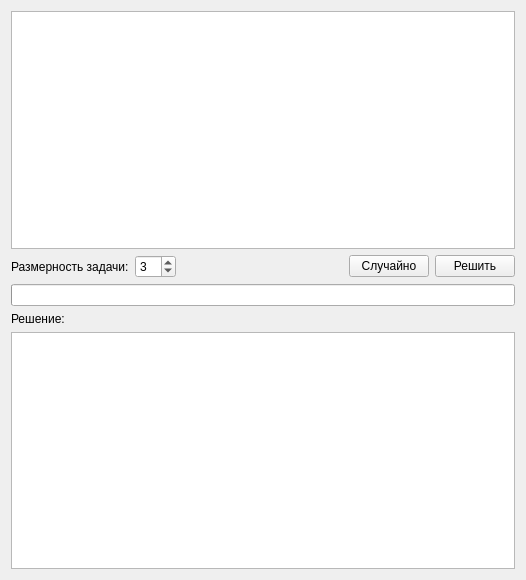
<?xml version="1.0" encoding="UTF-8"?>
<ui version="4.0">
 <class>MainWindow</class>
 <widget class="QMainWindow" name="MainWindow">
  <property name="geometry">
   <rect>
    <x>0</x>
    <y>0</y>
    <width>526</width>
    <height>580</height>
   </rect>
  </property>
  <property name="windowTitle">
   <string>Коалиционные игры</string>
  </property>
  <widget class="QWidget" name="centralWidget">
   <layout class="QVBoxLayout" name="verticalLayout">
    <item>
     <widget class="QTableWidget" name="tableWidget">
      <property name="sizePolicy">
       <sizepolicy hsizetype="Expanding" vsizetype="Expanding">
        <horstretch>0</horstretch>
        <verstretch>0</verstretch>
       </sizepolicy>
      </property>
      <property name="font">
       <font>
        <family>Liberation Mono</family>
       </font>
      </property>
      <property name="editTriggers">
       <set>QAbstractItemView::AllEditTriggers</set>
      </property>
      <property name="selectionMode">
       <enum>QAbstractItemView::NoSelection</enum>
      </property>
      <property name="gridStyle">
       <enum>Qt::SolidLine</enum>
      </property>
      <property name="sortingEnabled">
       <bool>false</bool>
      </property>
      <property name="rowCount">
       <number>0</number>
      </property>
      <property name="columnCount">
       <number>2</number>
      </property>
      <attribute name="horizontalHeaderVisible">
       <bool>false</bool>
      </attribute>
      <attribute name="horizontalHeaderCascadingSectionResizes">
       <bool>false</bool>
      </attribute>
      <attribute name="horizontalHeaderDefaultSectionSize">
       <number>220</number>
      </attribute>
      <attribute name="horizontalHeaderHighlightSections">
       <bool>false</bool>
      </attribute>
      <attribute name="verticalHeaderVisible">
       <bool>false</bool>
      </attribute>
      <attribute name="verticalHeaderDefaultSectionSize">
       <number>18</number>
      </attribute>
      <attribute name="verticalHeaderHighlightSections">
       <bool>false</bool>
      </attribute>
      <column>
       <property name="text">
        <string notr="true">Коалиция</string>
       </property>
      </column>
      <column>
       <property name="text">
        <string>Выигрыш</string>
       </property>
      </column>
     </widget>
    </item>
    <item>
     <layout class="QHBoxLayout" name="horizontalLayout">
      <item>
       <widget class="QLabel" name="label">
        <property name="sizePolicy">
         <sizepolicy hsizetype="Minimum" vsizetype="Preferred">
          <horstretch>0</horstretch>
          <verstretch>0</verstretch>
         </sizepolicy>
        </property>
        <property name="text">
         <string>Размерность задачи:</string>
        </property>
       </widget>
      </item>
      <item>
       <widget class="QSpinBox" name="spinBox">
        <property name="sizePolicy">
         <sizepolicy hsizetype="Minimum" vsizetype="Fixed">
          <horstretch>0</horstretch>
          <verstretch>0</verstretch>
         </sizepolicy>
        </property>
        <property name="minimum">
         <number>2</number>
        </property>
        <property name="maximum">
         <number>10</number>
        </property>
        <property name="value">
         <number>3</number>
        </property>
       </widget>
      </item>
      <item>
       <spacer name="horizontalSpacer">
        <property name="orientation">
         <enum>Qt::Horizontal</enum>
        </property>
        <property name="sizeHint" stdset="0">
         <size>
          <width>40</width>
          <height>20</height>
         </size>
        </property>
       </spacer>
      </item>
      <item>
       <widget class="QPushButton" name="pushButton_2">
        <property name="text">
         <string>Случайно</string>
        </property>
       </widget>
      </item>
      <item>
       <widget class="QPushButton" name="pushButton">
        <property name="sizePolicy">
         <sizepolicy hsizetype="Minimum" vsizetype="Fixed">
          <horstretch>0</horstretch>
          <verstretch>0</verstretch>
         </sizepolicy>
        </property>
        <property name="text">
         <string>Решить</string>
        </property>
       </widget>
      </item>
     </layout>
    </item>
    <item>
     <widget class="QProgressBar" name="progressBar">
      <property name="value">
       <number>0</number>
      </property>
      <property name="textVisible">
       <bool>false</bool>
      </property>
     </widget>
    </item>
    <item>
     <widget class="QLabel" name="label_2">
      <property name="text">
       <string>Решение:</string>
      </property>
     </widget>
    </item>
    <item>
     <widget class="QTextBrowser" name="textBrowser">
      <property name="sizePolicy">
       <sizepolicy hsizetype="Expanding" vsizetype="Expanding">
        <horstretch>0</horstretch>
        <verstretch>0</verstretch>
       </sizepolicy>
      </property>
     </widget>
    </item>
   </layout>
  </widget>
 </widget>
 <layoutdefault spacing="6" margin="11"/>
 <resources/>
 <connections>
  <connection>
   <sender>spinBox</sender>
   <signal>valueChanged(int)</signal>
   <receiver>MainWindow</receiver>
   <slot>updateTable(int)</slot>
   <hints>
    <hint type="sourcelabel">
     <x>186</x>
     <y>333</y>
    </hint>
    <hint type="destinationlabel">
     <x>218</x>
     <y>351</y>
    </hint>
   </hints>
  </connection>
  <connection>
   <sender>pushButton_2</sender>
   <signal>clicked()</signal>
   <receiver>MainWindow</receiver>
   <slot>random()</slot>
   <hints>
    <hint type="sourcelabel">
     <x>380</x>
     <y>337</y>
    </hint>
    <hint type="destinationlabel">
     <x>257</x>
     <y>368</y>
    </hint>
   </hints>
  </connection>
  <connection>
   <sender>pushButton</sender>
   <signal>clicked()</signal>
   <receiver>MainWindow</receiver>
   <slot>solve()</slot>
   <hints>
    <hint type="sourcelabel">
     <x>437</x>
     <y>323</y>
    </hint>
    <hint type="destinationlabel">
     <x>241</x>
     <y>320</y>
    </hint>
   </hints>
  </connection>
 </connections>
 <slots>
  <slot>updateTable(int)</slot>
  <slot>random()</slot>
  <slot>solve()</slot>
 </slots>
</ui>
